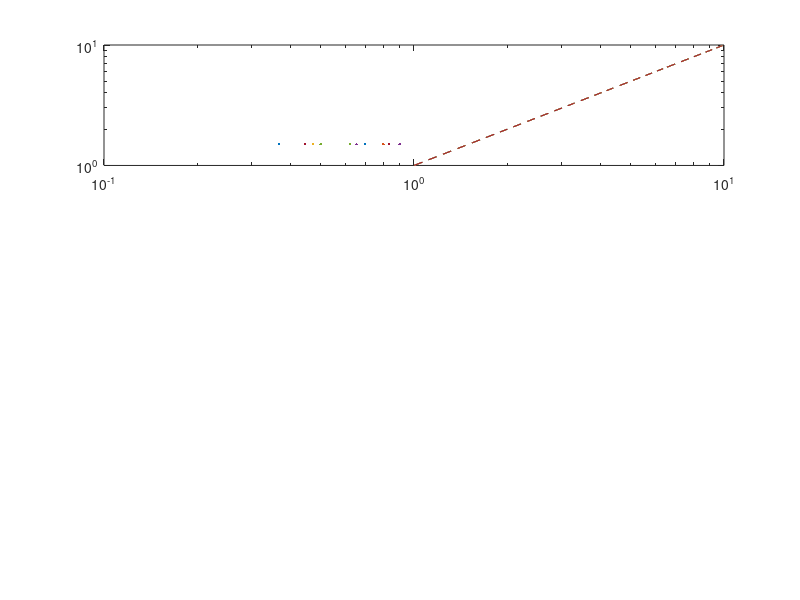

The MATLAB script that drew this image: (Note: this script raises an error after producing the figure.)

x=linspace(1,10,100);

y = x;

My_colors = [ 204, 121, 167;
    0, 114, 178;
    128, 128, 128
    213, 94, 0;
    230, 159, 0;
    0, 0, 0;
    86, 180, 233;
    0, 158, 115;
    ]/256;

%--------------------------------------------------------------------------
lwm=2;
i=50; j=50;
fs=25; x0=45;y0=54;xx1=900;yy1=500;

% This is in terms of rho
    f1002=figure(1002)
    %set(gcf,'position',[x0,y0,xx1,yy1])
    subplot(3,1,1)
    loglog(x,y,'--',color=My_colors(1,:),LineWidth=1.5)
    hold on
    loglog(x,y,'--',color=My_colors(2,:),LineWidth=1.5)
    loglog(x,y,'--',color=My_colors(3,:),LineWidth=1.5)
    loglog(x,y,'--',color=My_colors(4,:),LineWidth=1.5)
    loglog(x,y,'--',color=My_colors(5,:),LineWidth=1.5)
    loglog(x,y,'--',color=My_colors(6,:),LineWidth=1.5)
    ax = gca; ax.TickLabelInterpreter = 'latex';ax.XLabel.Interpreter='latex';ax.YLabel.Interpreter='latex';
    ax.FontSize=fs; %ax.XTick = []; ax.YTick = [];
    ax.XLabel.String = '$k\rho_i$';
    ax.YLabel.String = '$k^{5/3} P1D_{x}$';
    ylim([10^(2),10^(15)])

    legend( '$E$', ...
        '$u_{i} \times B$',...
        '$\frac{J \times B}{ne}$',...
        '$-\frac{\nabla \cdot P_{e}}{ne}$', ...
        '$\frac{m_{e}[\nabla \cdot (u_{i}J + Ju_{i} - JJ/ne) + \nabla^{2}E/\mu_{0}]}{ne^{2}}$',...
        '$RHS$',...
        'Interpreter','latex','NumColumns',1,'Location','southoutside')
    %ylim([-0.045,0.045])
    hold off


    subplot(3,1,2)
    loglog(x,y,'-',color=My_colors(1,:),LineWidth=1.5)
    hold on
    loglog(x,y,'-',color=My_colors(2,:),LineWidth=1.5)
    loglog(x,y,'-',color=My_colors(3,:),LineWidth=1.5)
    loglog(x,y,'-',color=My_colors(4,:),LineWidth=1.5)
    loglog(x,y,'-',color=My_colors(5,:),LineWidth=1.5)
    loglog(x,y,'-',color=My_colors(6,:),LineWidth=1.5)
    set(gca,'FontSize',fs)

    ax = gca; ax.TickLabelInterpreter = 'latex';ax.XLabel.Interpreter='latex';ax.YLabel.Interpreter='latex';
    ax.FontSize=fs; %ax.XTick = []; ax.YTick = [];
    ax.XLabel.String = '$k\rho_i$';
    ax.YLabel.String = '$k^{5/3} P1D_{x}$';

    %ylim([-0.6,0.3])
    % legend( '$\overline{E}$', ...
    %     '$-\overline{u_{i}} \times \overline{B}$',...
    %     '$\frac{\overline{J} \times \overline{B}}{\overline{n}e}$',...
    %     '$-\frac{\nabla \cdot \overline{P}_{e}}{\overline{n}e}$', ...
    %     '$\frac{m_{e}[\nabla \cdot (\overline{u_{i}}\overline{J} + \overline{J}\overline{u_{i}} - \overline{J}\overline{J}/ne) + \nabla^{2}\overline{E}/\mu_{0}]}{\overline{n}e^{2}}$',...
    %     '$\overline{RHS}$',...
    %     'Interpreter','latex','NumColumns',1,'Location','southoutside')
     legend( '${\mathbf{E}}$', ...
        '${\mathbf{E}}_{MHD}$',...
        '${\mathbf{E}}_{Hall}$',...
        '${\mathbf{E}}_{Pe}$', ...
        '${\mathbf{E}}_{Ine}$',...
        '${\mathbf{E}}_{RHS}$',...
        'Interpreter','latex','NumColumns',1,'Location','southoutside')

    hold off

    subplot(3,1,3)
    loglog(x,y,'-.',color=My_colors(1,:),LineWidth=1.5)
    hold on
    loglog(x,y,'-.',color=My_colors(2,:),LineWidth=1.5)
    loglog(x,y,'-.',color=My_colors(3,:),LineWidth=1.5)
    loglog(x,y,'-.',color=My_colors(5,:),LineWidth=1.5)
    loglog(x,y,'-.',color=My_colors(6,:),LineWidth=1.5)
    ax = gca; ax.TickLabelInterpreter = 'latex';ax.XLabel.Interpreter='latex';ax.YLabel.Interpreter='latex';
    ax.FontSize=fs; %ax.XTick = []; ax.YTick = [];
    ax.XLabel.String = '$k\rho_i$';
    ax.YLabel.String = '$k^{5/3} P1D_{x}$';


    %ylim([-0.6,0.3])
    legend('$-\tau_{nE}$', ...
        '$-\tau_{nu_{i} \times B}$', ...
        '$\tau_{J \times B}$',...
        '$\tau_{\nabla \cdot(u_{i}J+Ju_{i}-JJ/ne)}$',...
        '$\Sigma \tau$',...
        'Interpreter','latex','NumColumns',1,'Location','southoutside')
    hold off



    fs = 25

    f1003=figure(1003)
    %set(gcf,'position',[x0,y0,xx1,yy1])
    subplot(3,1,1)
    loglog(x,y,'-.',color=My_colors(2,:),LineWidth=1.5)
    hold on
    loglog(x,y,'-.',color=My_colors(3,:),LineWidth=1.5)
    loglog(x,y,'-.',color=My_colors(5,:),LineWidth=1.5)
    loglog(x,y,'-.',color=My_colors(6,:),LineWidth=1.5)
    ax = gca; ax.TickLabelInterpreter = 'latex';ax.XLabel.Interpreter='latex';ax.YLabel.Interpreter='latex';
    ax.FontSize=fs; %ax.XTick = []; ax.YTick = [];
    ax.YLabel.String = '$\langle \Sigma \tau \rangle_{rms} / \langle \overline{\mathbf{E}}\rangle_{rms}$';
    ax.XLabel.String = '$k^{5/3} P1D_{x}$';

    legend( '$\tau_{nu_{i} \times B} / \overline{u_{i}} \times \overline{B}$',...
        '$\tau_{J \times B}$',...
        '$\tau_{Ine}$',...
        '$\Sigma \tau / \overline{RHS}$',...
        'Interpreter','latex','NumColumns',1,'Location','southoutside')

    hold off


    subplot(3,1,2)
    
    %loglog(x,y,'-',color=My_colors(1,:),LineWidth=1.5)
    %hold on
    loglog(x,y,'-',color=My_colors(2,:),LineWidth=1.5)
    hold on
    loglog(x,y,'-',color=My_colors(3,:),LineWidth=1.5)
    loglog(x,y,'-',color=My_colors(4,:),LineWidth=1.5)    
    loglog(x,y,'-',color=My_colors(5,:),LineWidth=1.5)
    %loglog(x,y,'-',color=My_colors(6,:),LineWidth=1.5)

    loglog(x,y,'-.',color=My_colors(1,:),LineWidth=1.5)
    loglog(x,y,'-.',color=My_colors(2,:),LineWidth=1.5)
    loglog(x,y,'-.',color=My_colors(3,:),LineWidth=1.5)   
    loglog(x,y,'-.',color=My_colors(5,:),LineWidth=1.5)
    loglog(x,y,'-.',color=My_colors(6,:),LineWidth=1.5)
    ax = gca; ax.TickLabelInterpreter = 'latex';ax.XLabel.Interpreter='latex';ax.YLabel.Interpreter='latex';
    ax.FontSize=fs; %ax.XTick = []; ax.YTick = [];
    ax.XLabel.String = '$k\rho_i$';
    ax.YLabel.String = '$\langle \overline{\mathbf{E}} \rangle_{rms} / \langle \overline{\mathbf{E}}_{MHD} \rangle_{rms}$';

    legend('$\langle \overline{\mathbf{E}}_{MHD} \rangle_{rms}$',...
           '$\langle \overline{\mathbf{E}}_{Hall} \rangle_{rms}$',...
           '$\langle \overline{\mathbf{E}}_{Pe} \rangle_{rms}$', ...
           '$\langle \overline{\mathbf{E}}_{Ine}\rangle_{rms}$',...
           '$10 \langle \tau_{nE} \rangle_{rms} $',...
           '$10 \langle \tau_{nu_{i} \times B} \rangle_{rms} $',...
           '$10 \langle \tau_{J \times B} \rangle_{rms} $',...
           '$10 \langle \tau_{Ine} \rangle_{rms}$',...
           '$10 \langle \Sigma \tau \rangle_{rms}$',...           
        'Interpreter','latex','NumColumns',3,'Location','southout')
    hold off


    legend(...,
        '$\langle \overline{\mathbf{E}} \rangle_{rms}$', ...
           '$\langle \overline{\mathbf{E}}_{MHD} \rangle_{rms}$',...
           '$\langle \overline{\mathbf{E}}_{Hall} \rangle_{rms}$',...
           '$\langle \overline{\mathbf{E}}_{Pe} \rangle_{rms}$', ...
           '$\langle \overline{\mathbf{E}}_{Ine}\rangle_{rms}$',...
           '$\langle \overline{\mathbf{E}}_{RHS} \rangle_{rms}$',...
           '$10 \langle \tau_{nE} \rangle_{rms} $',...
           '$10 \langle \tau_{nu_{i} \times B} \rangle_{rms} $',...
           '$10 \langle \tau_{J \times B} \rangle_{rms} $',...
           '$10 \langle \tau_{Ine} \rangle_{rms}$',...
           '$10 \langle \Sigma \tau \rangle_{rms}$',...           
        'Interpreter','latex','NumColumns',2,'Location','southout')

     legend( '$\overline{\mathbf{E}}$', ...
        '$\overline{\mathbf{E}}_{MHD}$',...
        '$\overline{\mathbf{E}}_{Hall}$',...
        '$\overline{\mathbf{E}}_{Pe}$', ...
        '$\overline{\mathbf{E}}_{Ine}$',...
        '$\overline{\mathbf{E}}_{RHS}$',...
        'Interpreter','latex','NumColumns',1,'Location','southoutside')   




    f3=figure(3)
    subplot(1,3,1)
    loglog(x,0*y,'-.',color=My_colors(1,:),LineWidth=1.5)
    ax = gca; ax.TickLabelInterpreter = 'latex';ax.XLabel.Interpreter='latex';ax.YLabel.Interpreter='latex';
    ax.FontSize=fs; %ax.XTick = []; ax.YTick = [];
    xline(3,'--k',LineWidth=1.2)
    ax.XLabel.String = '$k\rho_i$';
    ax.YLabel.String = '$k^{5/3} P1D_{x}$';
    title('$\Sigma \tau_{x} / \max(\Sigma \tau_{x})$','Interpreter','latex',FontSize=fs)
    subplot(1,3,2)
    loglog(x,y,'-.',color=My_colors(1,:),LineWidth=1.5)
    ax = gca; ax.TickLabelInterpreter = 'latex';ax.XLabel.Interpreter='latex';ax.YLabel.Interpreter='latex';
    ax.FontSize=fs; %ax.XTick = []; ax.YTick = [];
    ax.XLabel.String = '$k\rho_i$';
    ax.YLabel.String = '$k^{5/3} P1D_{x}$';
    title('$\Sigma \tau_{M1,x} / \max(\Sigma \tau_{M1,x})$','Interpreter','latex',FontSize=fs)
    subplot(1,3,3)
    loglog(x,y,'-.',color=My_colors(1,:),LineWidth=1.5)
    ax = gca; ax.TickLabelInterpreter = 'latex';ax.XLabel.Interpreter='latex';ax.YLabel.Interpreter='latex';
    ax.FontSize=fs; %ax.XTick = []; ax.YTick = [];
    ax.XLabel.String = '$k\rho_i$';
    ax.YLabel.String = '$k^{5/3} P1D_{x}$';
    title('$\Sigma \tau_{M2,x} / \max(\Sigma \tau_{M2,x})$','Interpreter','latex',FontSize=fs)    


    %ylim([-0.6,0.3])
    legend('$-\tau_{nE}$', ...
        '$-\tau_{nu_{i} \times B}$', ...
        '$\tau_{J \times B}$',...
        '$\tau_{\nabla \cdot(u_{i}J+Ju_{i}-JJ/ne)}$',...
        '$\Sigma \tau$',...
        'Interpreter','latex','NumColumns',1,'Location','southoutside')
    hold off
